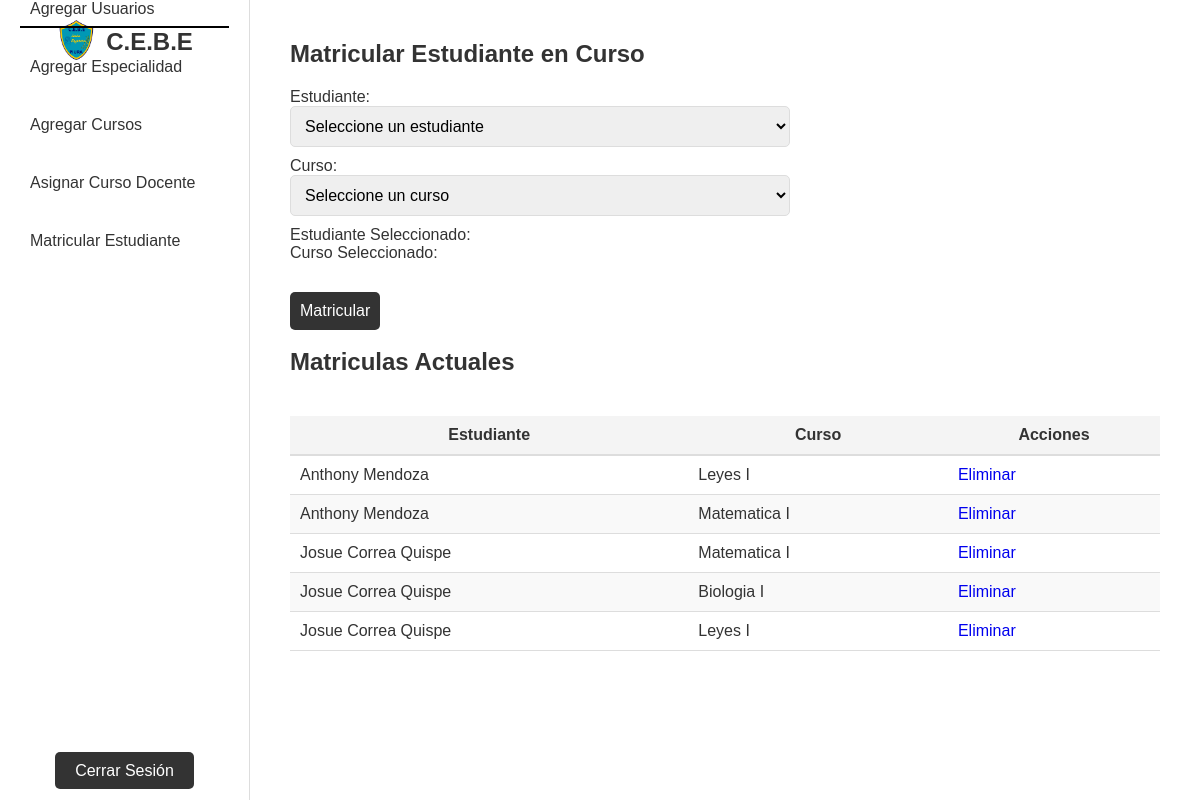
The page /php/matricularEstudiante.php (signed in) on the database its author committed.
### tables this page shows
CREATE TABLE `alumnosmatriculados` (
  `idMatricula` int(11) NOT NULL,
  `idUsuario` int(11) NOT NULL,
  `idCurso` int(11) NOT NULL,
  `fechaMatricula` timestamp NOT NULL DEFAULT current_timestamp()
);

CREATE TABLE `cursos` (
  `idCurso` int(11) NOT NULL,
  `nombreCurso` varchar(255) NOT NULL,
  `idEspecialidad` int(11) NOT NULL,
  `cupos` int(11) NOT NULL
);

### php/matricularEstudiante.php (the view, shortened to what this page needs)
<!DOCTYPE html>
<html lang="es">
<head>
    <link rel="stylesheet" href="../css/matricularEstudiantePC.css">
    <link rel="stylesheet" href="../css/matricularEstudianteMobile.css">
    <link rel="stylesheet" href="../css/sidebarADMINPC.css">
    <link rel="stylesheet" href="../css/sidebarADMINMobile.css">
</head>
<body>
    <div class="container">
        <?php include 'sidebarADMIN.php'; ?>
        <main class="main-content">
            <section>
                <h2>Matricular Estudiante en Curso</h2>
                <form action="matricularEstudiante.php" method="POST">
                    <label for="estudiante">Estudiante:</label>
                    <select name="estudiante" id="estudiante" required>
                        <option value="">Seleccione un estudiante</option>
                    </select>
                    <label for="curso">Curso:</label>
                    <select name="curso" id="curso" required>
                        <option value="">Seleccione un curso</option>
                    </select>
                    <div id="matriculacion">
                        <p>Estudiante Seleccionado: <span id="estudianteSeleccionado"></span></p>
                        <p>Curso Seleccionado: <span id="cursoSeleccionado"></span></p>
                        <button type="submit">Matricular</button>
                    </div>
                </form>
                        <br>
                <h2>Matriculas Actuales</h2>
                <table>
                    <thead>
                        <tr>
                            <th>Estudiante</th>
                            <th>Curso</th>
                            <th>Acciones</th>
                        </tr>
                    </thead>
                    <tbody>
                        <?php
                        $sql = "SELECT a.idMatricula, CONCAT(u.nombres, ' ', u.apellidos) AS nombreEstudiante, c.nombreCurso
                                FROM alumnosmatriculados a
                                JOIN usuarios u ON a.idUsuario = u.idUsuario
                                JOIN cursos c ON a.idCurso = c.idCurso";
                        $result = $conn->query($sql);
                        while ($row = $result->fetch_assoc()) {
                            echo '<tr>';
                            echo '<td>' . $row['nombreEstudiante'] . '</td>';
                            echo '<td>' . $row['nombreCurso'] . '</td>';
                            echo '<td><a href="matricularEstudiante.php?action=eliminar&id=' . $row['idMatricula'] . '">Eliminar</a></td>';
                            echo '</tr>';
                        }
                        ?>
                    </tbody>
                </table>
            </section>
        </main>
    </div>
</body>
</html>

### php/sidebarADMIN.php (shortened to what this page needs)
 <aside class="sidebar">
            <div class="logo-section">
                <a href="UIAdmin.php"><img src="../img/C.E.B.E.LOGO.png" alt="Logo" class="logo-img"></a>
                <a href="UIAdmin.php"><h2>C.E.B.E</h2></a>
            </div>
            <div class="divider"></div>
            <nav class="menu">
                <ul>
                    <li><a href="agregar_usuario.php">Agregar Usuarios</a></li>
                    <li><a href="agregar_especialidad.php">Agregar Especialidad</a></li>
                    <li><a href="agregar_curso.php">Agregar Cursos</a></li>
                    <li><a href="asignarEspecialidadDocente.php">Asignar Curso Docente</a></li>
                    <li><a href="matricularEstudiante.php">Matricular Estudiante</a></li>
                </ul>
            </nav>
            <div class="logout">
                <a href="logout.php">Cerrar Sesión</a>
            </div>
</aside>

### css/matricularEstudiantePC.css (style rules this page uses)
@media (min-width: 991px) { * { margin: 0; padding: 0; box-sizing: border-box; font-family: Arial, sans-serif; } }
@media (min-width: 991px) { body { background-color: #f9f9f9; display: flex; height: 100vh; color: #333; } }
@media (min-width: 991px) { .container { display: flex; width: 100%; } }
@media (min-width: 991px) { .main-content { flex-grow: 1; padding: 40px; background-color: #fff; } }
@media (min-width: 991px) { main h2 { font-size: 1.5rem; margin-bottom: 20px; color: #333; } }
@media (min-width: 991px) { form { width: 500px; display: flex; flex-direction: column; } }
@media (min-width: 991px) { form input, form select { margin-bottom: 10px; padding: 10px; border: 1px solid #ddd; border-radius: 5px; font-size: 1rem; } }
@media (min-width: 991px) { form button { padding: 10px; background-color: #333; color: #fff; border: none; border-radius: 5px; font-size: 1rem; cursor: pointer; transition: background 0.3s; margin-top: 30px; } }
@media (min-width: 991px) { section { margin-bottom: 40px; } }
@media (min-width: 991px) { table { width: 100%; border-collapse: collapse; margin: 40px 0; } }
@media (min-width: 991px) { th { background-color: #f4f4f4; color: #333; padding: 10px; border-bottom: 2px solid #ddd; } }
@media (min-width: 991px) { td { padding: 10px; border-bottom: 1px solid #ddd; } }
@media (min-width: 991px) { tr:nth-child(even) { background-color: #f9f9f9; } }

### css/sidebarADMINPC.css (style rules this page uses)
@media (min-width: 991px) { .sidebar { width: 250px; background-color: #ffffff; border-right: 1px solid #ddd; display: flex; flex-direction: column; justify-content: space-between; padding: 20px; } }
@media (min-width: 991px) { .logo-section { display: flex; align-items: center; justify-content: center; } }
@media (min-width: 991px) { .logo-img { width: 40px; height: 40px; margin-right: 10px; } }
@media (min-width: 991px) { .logo-section h2 { font-size: 1.5rem; font-weight: bold; color: #333; } }
@media (min-width: 991px) { .divider { width: 100%; height: 2px; background-color: #000; margin-top: -490px; } }
@media (min-width: 991px) { .menu { margin-top: -510px; } }
@media (min-width: 991px) { .menu ul { list-style: none; } }
@media (min-width: 991px) { .menu ul li { margin: 20px 0; } }
@media (min-width: 991px) { .menu ul li a { text-decoration: none; color: #333; font-size: 1rem; padding: 10px; display: block; border-radius: 5px; transition: background 0.3s; } }
@media (min-width: 991px) { .logout { text-align: center; margin-top: 30px; } }
@media (min-width: 991px) { .logout a { text-decoration: none; color: #fff; background-color: #333; padding: 10px 20px; border-radius: 5px; font-size: 1rem; transition: background 0.3s; } }

### php/sidebarADMIN.php (style rules this page uses)
a { text-decoration: none; }

### rows shown on the page
alumnosmatriculados: nombreEstudiante "Anthony Mendoza", idCurso.nombreCurso "Leyes I"
alumnosmatriculados: nombreEstudiante "Anthony Mendoza", idCurso.nombreCurso "Matematica I"
alumnosmatriculados: nombreEstudiante "Josue Correa Quispe", idCurso.nombreCurso "Matematica I"
alumnosmatriculados: nombreEstudiante "Josue Correa Quispe", idCurso.nombreCurso "Biologia I"
alumnosmatriculados: nombreEstudiante "Josue Correa Quispe", idCurso.nombreCurso "Leyes I"
